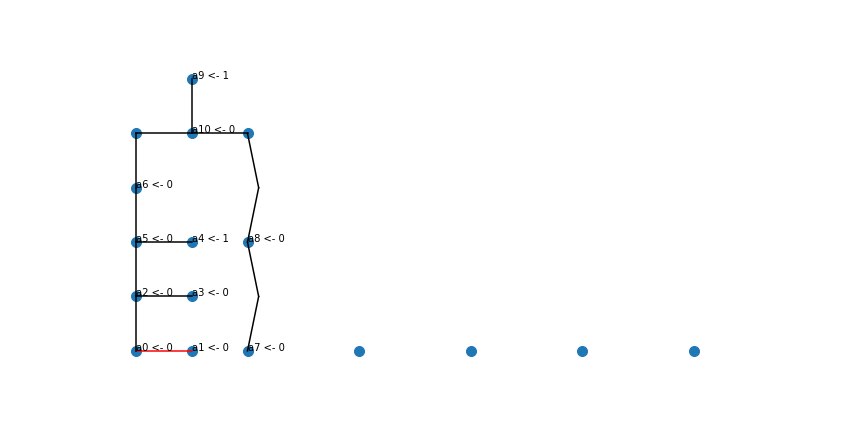

Recreate this plot in Python.
from dataclasses import dataclass
from typing import Tuple
import matplotlib.pyplot as plt
import numpy as np

@dataclass
class Output:
    p: Tuple[int, int]
    x_error: str
    z_error: str

@dataclass
class Edge:
    p1: Tuple[int, int]
    p2: Tuple[int, int]
    double: bool

@dataclass
class Measurement:
    p: Tuple[int, int]
    var: str
    basis: str


class VarStore:
    def __init__(self):
        self.num = -1

    def create_var(self):
        self.num += 1
        return 'a' + str(self.num)

class PPM:
    def __init__(self, bits=6):
        self.bits=bits
        self.outputs = [Output((2 * i, 0), '0', '0') for i in range(bits)]
        self.measurements = [[] for _ in range(bits * 2)]
        self.edges = []
        self.store = VarStore()


    def add_gate(self, gate, position):
        if gate == 'T':
            (x, y) = self.outputs[position].p
            (x, y) = self.extend(position, x, y)
            a = self.store.create_var()
            b = self.store.create_var()
            c = self.store.create_var()
            d = self.store.create_var()
            e = self.store.create_var()
            self.measurements[x].append(Measurement((x, y), a, '0'))
            self.edges.append(Edge((x, y), (x + 1, y), False))
            self.measurements[x + 1].append(Measurement((x + 1, y), b, '1'))
            self.edges.append(Edge((x, y), (x, y + 1), True))
            self.measurements[x].append(Measurement((x, y + 1), c, '0'))
            self.edges.append(Edge((x, y + 1), (x + 1, y + 1), True))
            self.measurements[x + 1].append(Measurement((x + 1, y + 1), d, '0'))
            self.edges.append(Edge((x, y + 1), (x, y + 2), True))
            self.edges.append(Edge((x, y + 2), (x + 1, y + 2), True))
            self.measurements[x + 1].append(Measurement((x + 1, y + 2), e, f"{b} + {x}"))

            self.outputs[position].p = (x, y + 2)
            z_error = self.outputs[position].z_error
            x_error = self.outputs[position].x_error
            self.outputs[position].z_error = f"{a} + {c} + {d} + {e} + {x_error} + ({b} + {z_error})({c} + {d} + {z_error} + 1)"
            self.outputs[position].x_error = f"{c} + {d} + {z_error} + 1"

        elif gate == 'S':
            (x, y) = self.outputs[position].p
            (x, y) = self.extend(position, x, y)
            a = self.store.create_var()
            b = self.store.create_var()
            c = self.store.create_var()
            d = self.store.create_var()
            e = self.store.create_var()

            self.measurements[x].append(Measurement((x, y), a, '0'))
            self.edges.append(Edge((x, y), (x + 1, y), False))
            self.measurements[x + 1].append(Measurement((x + 1, y), b, '0'))
            self.edges.append(Edge((x, y), (x, y + 1), True))
            self.measurements[x].append(Measurement((x, y + 1), c, '0'))
            self.edges.append(Edge((x, y + 1), (x + 1, y + 1), True))
            self.measurements[x + 1].append(Measurement((x + 1, y + 1), d, '0'))
            self.edges.append(Edge((x, y + 1), (x, y + 2), True))
            self.edges.append(Edge((x, y + 2), (x + 1, y + 2), True))
            self.measurements[x + 1].append(Measurement((x + 1, y + 2), e, "1"))

            self.outputs[position].p = (x, y + 2)
            z_error = self.outputs[position].z_error
            x_error = self.outputs[position].x_error
            self.outputs[position].z_error = f"{a} + {b} + {e} + {x_error} + {z_error} + 1"
            self.outputs[position].x_error = f"{c} + {d} + {x_error} + 1"
        elif gate == 'H':
            (x, y) = self.outputs[position].p
            (x, y) = self.extend(position, x, y)
            a = self.store.create_var()
            b = self.store.create_var()
            c = self.store.create_var()
            d = self.store.create_var()
            e = self.store.create_var()

            self.measurements[x].append(Measurement((x, y), a, '0'))
            self.edges.append(Edge((x, y), (x + 1, y), False))
            self.measurements[x + 1].append(Measurement((x + 1, y), b, '0'))
            self.edges.append(Edge((x, y), (x, y + 1), True))
            self.measurements[x].append(Measurement((x, y + 1), c, '0'))
            self.edges.append(Edge((x, y + 1), (x + 1, y + 1), True))
            self.measurements[x + 1].append(Measurement((x + 1, y + 1), d, '1'))
            self.edges.append(Edge((x, y + 1), (x, y + 2), True))
            self.edges.append(Edge((x, y + 2), (x + 1, y + 2), True))
            self.measurements[x + 1].append(Measurement((x + 1, y + 2), e, "0"))

            self.outputs[position].p = (x, y + 2)
            z_error = self.outputs[position].z_error
            x_error = self.outputs[position].x_error
            self.outputs[position].z_error = f"{c} + {d} + {e} + {x_error} + 1"
            self.outputs[position].x_error = f"{a} + {b} + {c} + {d} + {z_error} + 1"
        elif gate == 'HSH':
            (x, y) = self.outputs[position].p
            a = self.store.create_var()
            self.measurements[x].append(Measurement((x, y), a, '0'))
            self.edges.append(Edge((x, y), (x, y + 1), True))
            self.outputs[position].p = (x, y + 1)
            z_error = self.outputs[position].z_error
            x_error = self.outputs[position].x_error
            self.outputs[position].z_error = f"{z_error} + {a}"
            self.outputs[position].x_error = f"{z_error} + {a} + {x_error} + 1"
        elif gate == 'Split':
            (p1, p2) = position
            (x1, y1) = self.outputs[p1].p
            (x1, y1) = self.extend(p1, x1, y1)
            ((x1, y1), (x2, y2)) = self.match_head(p1, p2)
            a = self.store.create_var()
            b = self.store.create_var()
            self.measurements[x1 + 1].append(Measurement((x1 + 1, y1), b, '1'))
            self.measurements[x1 + 1].append(Measurement((x1 + 1, y1 + 1), a, '0'))

            self.edges.append(Edge((x1, y1), (x1 + 1, y1), True))
            self.edges.append(Edge((x1 + 1, y1), (x1 + 1, y1 + 1), True))
            self.edges.append(Edge((x1 + 1, y1), (x2, y2), True))

            z1_error = self.outputs[p1].z_error
            x1_error = self.outputs[p1].x_error
            z2_error = self.outputs[p2].z_error
            x2_error = self.outputs[p2].x_error

            self.outputs[p1].z_error = f"{z1_error} + {x1_error} + {b}"
            self.outputs[p2].z_error = f"{z2_error} + {x2_error} + {b}"

        elif gate == 'CZ':
            (p1, p2) = position
            (x1, y1) = self.outputs[p1].p
            (x1, y1) = self.extend(p1, x1, y1)
            ((x1, y1), (x2, y2)) = self.match_head(p1, p2)
            a = self.store.create_var()
            b = self.store.create_var()
            self.measurements[x1 + 1].append(Measurement((x1 + 1, y1), b, '0'))
            self.measurements[x1 + 1].append(Measurement((x1 + 1, y1 + 1), a, '1'))

            self.edges.append(Edge((x1, y1), (x1 + 1, y1), True))
            self.edges.append(Edge((x1 + 1, y1), (x1 + 1, y1 + 1), True))
            self.edges.append(Edge((x1 + 1, y1), (x2, y2), True))

            z1_error = self.outputs[p1].z_error
            x1_error = self.outputs[p1].x_error
            z2_error = self.outputs[p2].z_error
            x2_error = self.outputs[p2].x_error

            self.outputs[p1].z_error = f"{z1_error} + {x2_error} + {a} + {b} + 1"
            self.outputs[p2].z_error = f"{z2_error} + {x1_error} + {a} + {b} + 1"

    def match_head(self, p1, p2):
        (x1, y1) = self.outputs[p1].p
        (x2, y2) = self.outputs[p2].p
        if y1 == y2:
            return ((x1, y1), (x2, y2))
        elif abs(y1 - y2) == 1:
            if y1 < y2:
                self.ignore(p1, length=3)
                self.ignore(p2, length=2)
            else:
                self.ignore(p1, length=2)
                self.ignore(p2, length=3)
        else:
            if y1 < y2:
                self.ignore(p1, length=(y2 - y1))
            else:
                self.ignore(p2, length=(y1 - y2))
        (x1, y1) = self.outputs[p1].p
        (x2, y2) = self.outputs[p2].p
        return ((x1, y1), (x2, y2))


    def extend(self, position, x, y):
        if len(self.measurements[x + 1]) > 0 and self.measurements[x + 1][-1].p[1] >= y:
            self.ignore(position)
            (x, y) = self.outputs[position].p
        return (x, y)

    def ignore(self, position, length=2):
        (x, y) = self.outputs[position].p
        length1 = length / 2
        (x, y) = self.outputs[position].p
        a = self.store.create_var()
        b = self.store.create_var()
        self.measurements[x].append(Measurement((x, y), a, '0'))
        self.edges.append(Edge((x, y), (x, y + length1), True))
        self.measurements[x].append(Measurement((x, y + length1), b, '0'))
        self.edges.append(Edge((x, y + length1), (x, y + length), True))

        self.outputs[position].p = (x, y + length)
        self.outputs[position].z_error += f" + {a} + {b}"
        self.outputs[position].x_error = f" + {b} + 1"

    def stats(self):
        pass

    def draw(self, filename):
        width = (2 * self.bits - 1)
        measurements_flat = [m for ms in self.measurements for m in ms]
        height = max([m.p[1] for m in measurements_flat])

        margin = 0.5
        plt.figure(figsize = (width + margin * 2, height + margin * 2))
        plt.xlim(-margin, width + margin)
        plt.ylim(-margin, height + margin)

        epsilon = 0.2
        for e in self.edges:
            color = 'black' if e.double else 'red'
            (x1, y1) = e.p1
            (x2, y2) = e.p2
            if x1 == x2:
                if abs(y1 - y2) == 1:
                    plt.plot([x1, x2], [y1, y2], color=color)
                else:
                    pass
                    y_mid = (y1 + y2) / 2
                    plt.plot([x1, x1 + epsilon], [y1, y_mid], color=color)
                    plt.plot([x1 + epsilon, x2], [y_mid, y2], color=color)
            else:
                if abs(x1 - x2) == 1:
                    plt.plot([x1, x2], [y1, y2], color=color)
                else:
                    pass
                    x_mid = (x1 + x2) / 2
                    plt.plot([x1, x_mid], [y1, y1 + epsilon], color=color)
                    plt.plot([x_mid, x2], [y1 + epsilon, y2], color=color)

        points_x = [m.p[0] for m in measurements_flat] + [o.p[0] for o in self.outputs]
        points_y = [m.p[1] for m in measurements_flat] + [o.p[1] for o in self.outputs]
        measurement_pattern = [f"{m.var} <- {m.basis}" for m in measurements_flat]
        plt.scatter(points_x, points_y, s=100)
        for i in range(len(measurements_flat)):
            plt.text(points_x[i], points_y[i], measurement_pattern[i])

        plt.axis('off')
        plt.savefig(filename)
